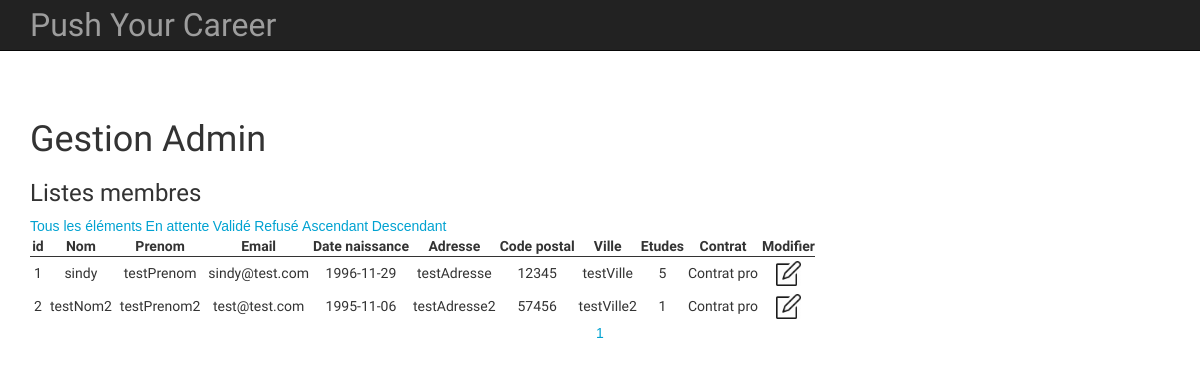
/public/admin.php?etat=2, run on an earlier commit of the app's database.
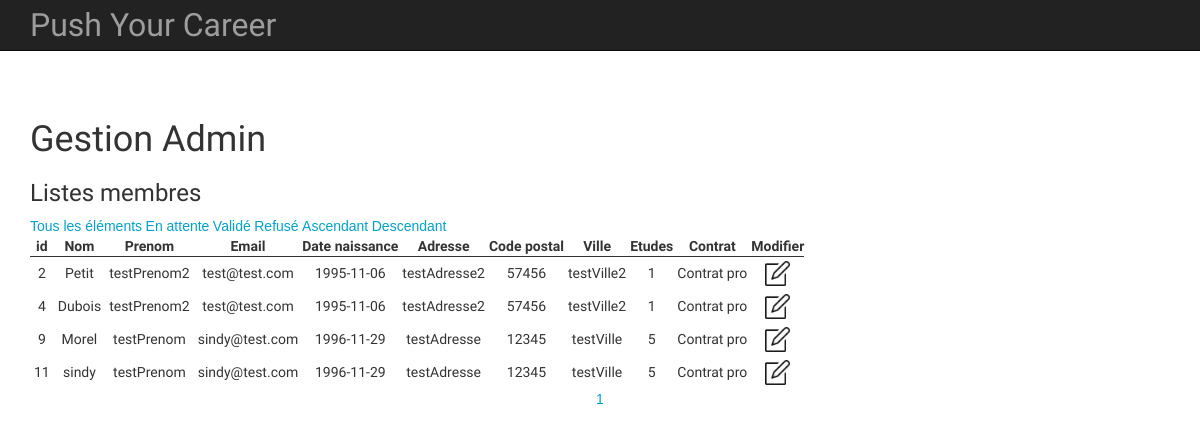
And on a later commit of the database.
### tables this page shows
CREATE TABLE `membre` (
  `id` int(11) NOT NULL,
  `nom` varchar(50) NOT NULL,
  `prenom` varchar(50) NOT NULL,
  `email` varchar(30) NOT NULL,
  `date_naissance` date NOT NULL,
  `adresse` varchar(50) NOT NULL,
  `code_postal` varchar(20) NOT NULL,
  `ville` varchar(250) NOT NULL,
  `type_contrat` varchar(50) NOT NULL,
  `id_etat_inscription` int(11) DEFAULT '1',
  `civilite` enum('Mme','Mr') DEFAULT NULL,
  `niveau_etude` enum('1','2','3','4','5','autre') DEFAULT NULL,
  `date_inscription` datetime NOT NULL DEFAULT CURRENT_TIMESTAMP
);

### app/App.php (called while the page is built, shortened)
<?php
    class App{
        private $db_instance;
        private static $_instance;
        public static function getInstance(){
            if (is_null(self::$_instance)) {
                self::$_instance = new App();
            }
            return self::$_instance;
        }
        public function getTable($name){
            return new $class_name($this->getDB());
        }
        public function getController($name){
            return new $class_name($this->getDB());
        }
        public function getDB(){
            $config = \core\Config::getInstance(ROOT.'/config/config.php');
            if (is_null($this->db_instance)){
                $this->db_instance =  new \core\Database($config->get("db_name"), $config->get("db_user"), $config->get("db_pass"), $config->get("db_host"));
            }
            return $this->db_instance;
        }
    }

### core/Config.php (called while the page is built, shortened)
<?php
    class Config{
        private $settings = [];
        private static $_instance;
        public function __construct($file){
            $this->settings = require($file);
        }
        public static function getInstance($file){
            if (is_null(self::$_instance)){
                self::$_instance = new Config($file);
            }
            return self::$_instance;
        }
        public function get($key){
            return $this->settings[$key];
        }
    }
?>

### config/config.php (called while the page is built)
<?php
    return array(
        "db_user" => "root",
        "db_pass" => "",
        "db_host" => "localhost",
        "db_name" => "project_event"
    );
?>

### app/controllers/Membre_controller.php (called while the page is built, shortened)
<?php
    class Membre_controller extends \core\controller\Controller {
        protected $membre;
        public function __construct(){
            $this->membre = \App\App::getInstance()->getTable("Membre");
        }
        public function index(){
            if (!isset($_GET['etat'])){
                if(!isset($_GET['ordre']) || $_GET['ordre'] == 'ASC'){
                    $_GET['ordre'] = 'ASC';
                    return 'ASC';
                }
                if ($_GET['ordre'] == 'DESC'){
                    $_GET['ordre'] = 'DESC';
                    return 'DESC';
                }
            }
            else if(isset($_GET['etat'])){
                if(!isset($_GET['ordre']) || $_GET['ordre'] == 'ASC'){
                    return 'ASC';
                }
                else{
                    $_GET['ordre'] = 'DESC';
                    return 'DESC';
                }
            }
            return null;
        }
        public function pagination($ordre)
        {
            $perPage = 4;
            $pagecourante = intval($_GET['page']);
            $depart = ($pagecourante-1)*4;
            if (!isset($_GET['etat'])){
                $membrePage = $this->membre->getMembrePage($ordre, $depart, $perPage);
            }
            else{
                $membrePage = $this->membre->getMembreEtatPage($_GET['etat'], $ordre, $depart, $perPage);
            }
            return $membrePage;
        }
        public function pageMax($ordre){
            $perPage = 4;
            if (!isset($_GET['etat'])){
                $size = sizeof($this->membre->getMembre($ordre));
            }
            else{
                $size = sizeof($this->membre->getMembreEtatInscription($_GET['etat'], $ordre));
            }
            $pageMax = ceil($size / $perPage);
            return $pageMax;
        }
        public function url(){
            $url = 'p=home';
            if(isset($_GET['etat'])){
                $url = 'admin.php?'.$url.'&etat='.$_GET['etat'];
            }
            else if(!isset($_GET['etat'])){
                $url = 'admin.php?'.$url;
            }
            return $url;
        }
    }

### core/model/Model.php (called while the page is built, shortened)
<?php
    class Model{
        public function __construct(Database $db){
            $this->db = $db;
        }
    }

### core/Database.php (called while the page is built, shortened)
<?php
	class Database{
		private $db_name;
		private $db_user;
		private $db_pass;
		private $db_host;
		private $pdo;
		public function __construct($db_name, $db_user, $db_pass, $db_host){
			$this->db_name = $db_name;
			$this->db_user = $db_user;
			$this->db_pass = $db_pass;
			$this->db_host = $db_host;
		}
		public function getPDO(){
			if($this->pdo === null){
				$pdo = new PDO('mysql:dbname='.$this->db_name.';host='.$this->db_host.';charset=utf8', ''.$this->db_user.'', ''.$this->db_pass.'');
				$pdo->setAttribute(PDO::ATTR_ERRMODE, PDO::ERRMODE_EXCEPTION);
				$this->pdo = $pdo;
			}
			return $this->pdo;
		}
        public function prepare($statment, $attributes){
            $req = $this->getPDO()->prepare($statment);
            $req->execute($attributes);
            $req->setFetchMode(PDO::FETCH_OBJ);
            $datas = $req->fetchAll(PDO::FETCH_OBJ);
            return $datas;
        }
	}
?>

### app/models/Membre_model.php (called while the page is built, shortened)
<?php
	class Membre_model extends \core\model\model{
        public function getMembreEtatPage($etat_inscription, $ordre, $limm, $limp){
            return $this->db->prepare('SELECT * FROM membre WHERE id_etat_inscription = ? ORDER BY date_inscription '.$ordre." LIMIT ".$limm.", ".$limp, [$etat_inscription]);
        }
        public function getMembreEtatInscription($etat_inscription, $ordre){
            return $this->db->prepare('SELECT * FROM membre WHERE id_etat_inscription = ? ORDER BY date_inscription '.$ordre, [$etat_inscription]);
        }
	}
?>

### app/views/admin/table_membre_type.php (the view, shortened to what the changed rows need)
<?php if(!empty($membrePage)):?>
<table class="admin-table-gestion">
	<tr class="tr-table-admin-gestion">
		<th>id</th>
		<th>Nom</th>
		<th>Prenom</th>
		<th>Email</th>
		<th>Date naissance</th>
		<th>Adresse</th>
		<th>Code postal</th>
		<th>Ville</th>
		<th>Etudes</th>
		<th>Contrat</th>
		<th>Modifier</th>
	</tr>
<?php else:print "Aucun résultat !";?>
<?php endif ;?>
	<?php foreach($membrePage as $membreData) : ?>
		<tr>
			<td><?php print $membreData->id ?></td>
			<td><?php print $membreData->nom ?></td>
			<td><?php print $membreData->prenom ?></td>
			<td><?php print $membreData->email ?></td>
			<td><?php print $membreData->date_naissance ?></td>
			<td><?php print $membreData->adresse ?></td>
			<td><?php print $membreData->code_postal ?></td>
			<td><?php print $membreData->ville ?></td>
			<td><?php print $membreData->niveau_etude ?></td>
			<td><?php print $membreData->type_contrat ?></td>
			<td>
				<a href="admin.php?p=edit_table&id=<?php print $membreData->id ?>">
					<img src="../../projet_event/public/images/update.png"  class="icon-admin-gestion">
				</a>
			</td>
		</tr>
	<?php endforeach; ?>
</table>
<div style="text-align: center">
<?php if (isset($nbPage)):
	for ($i=1; $i<=$nbPage;$i++):?>
		<p style="display: inline-block;"><a href="<?php print $url ?>&page=<?php print $i ?>&odre=<?php print $_GET['ordre'] ?>"><?php print $i ?></a></p>
	<?php endfor;
endif;?>
</div>

What changed in the data, as far as the page shows it:
no longer on this page (row edited): membre: id "1", nom "sindy", prenom "testPrenom", email "sindy@test.com", date_naissance "1996-11-29", adresse "testAdresse", code_postal "12345", ville "testVille", niveau_etude "5", type_contrat "Contrat pro"
changed membre id 2: nom "testNom2" → "Petit"
added membre: id "4", nom "Dubois", prenom "testPrenom2", email "test@test.com", date_naissance "1995-11-06", adresse "testAdresse2", code_postal "57456", ville "testVille2", niveau_etude "1", type_contrat "Contrat pro"
added membre: id "9", nom "Morel", prenom "testPrenom", email "sindy@test.com", date_naissance "1996-11-29", adresse "testAdresse", code_postal "12345", ville "testVille", niveau_etude "5", type_contrat "Contrat pro"
added membre: id "11", nom "sindy", prenom "testPrenom", email "sindy@test.com", date_naissance "1996-11-29", adresse "testAdresse", code_postal "12345", ville "testVille", niveau_etude "5", type_contrat "Contrat pro"
